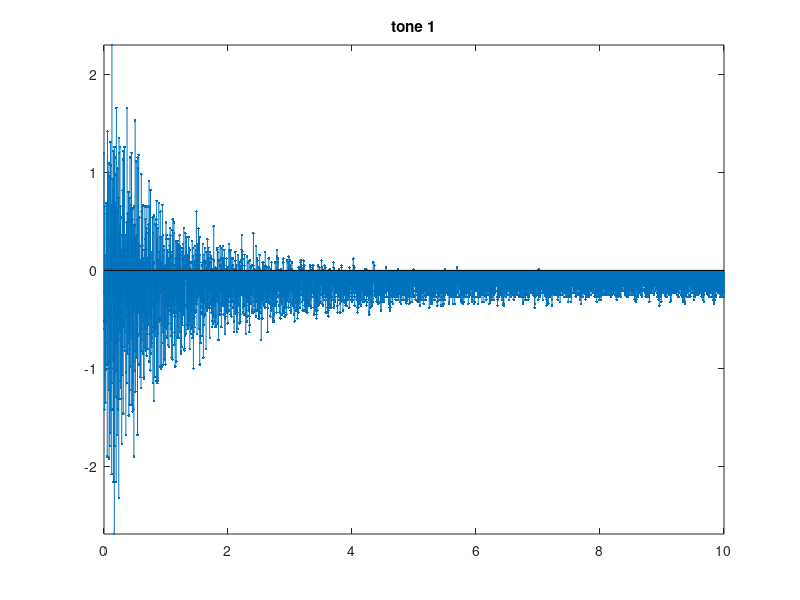
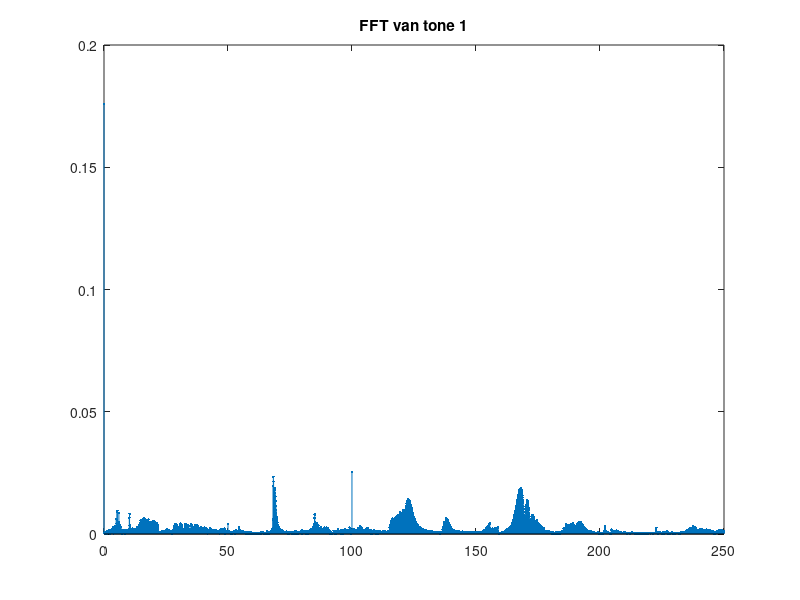

Reproduce these figures in MATLAB, in order.
temp = importdata('tone_3.csv');
ts = temp(:,1);
V = temp(:,2);
start = 1;
figure;stem(ts,V,'.');
axis tight;
title('tone 1');
N=length(ts);
Pxx = abs (fft (V))/N;
dts = ts(2) - ts(1);
dF = 1/(N*dts);
F = dF*(0:(N-1)/2)';
genoeg = 40;
figure;stem (F,Pxx(1:length(F)),'.');
title('FFT van tone 1');
